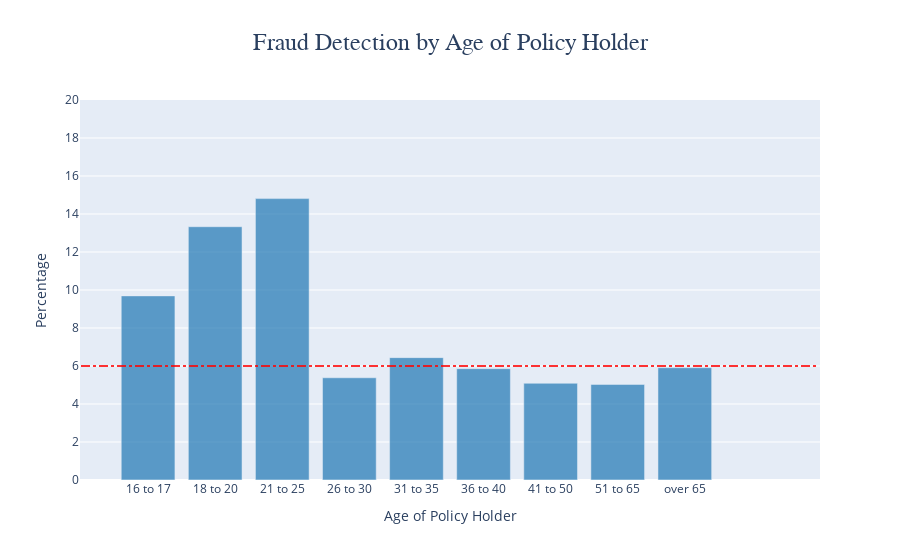

The code cell stored with this chart in its notebook:
### Code cell
df_fraud = df[df['FraudFound_P'] == 1]
df_non_fraud = df[df['FraudFound_P'] == 0]

df_counts_ageofpolicyholder = df['AgeOfPolicyHolder'].value_counts().sort_index()
df_counts_fraud_ = df_fraud['AgeOfPolicyHolder'].value_counts().sort_index()

df_percentages_fraud_ = round((df_counts_fraud_ / df_counts_ageofpolicyholder) * 100, 2)

# Bar Chart
fig = go.Figure()

fig.add_trace(go.Bar(x=df_percentages_fraud_.index, y=df_percentages_fraud_.values,
    marker_color='rgba(31, 119, 180, 0.7)'))

fig.update_layout(
    title={
        'text': 'Fraud Detection by Age of Policy Holder',
        'x':0.5,
        'font': {'family': "Arial, sans-serif", 'size': 24}
    })

fig.update_layout(
    xaxis=dict(title='Age of Policy Holder'), yaxis=dict(title='Percentage', range=[0, 20], dtick=2), legend=dict(title='Outcome'))

fig.add_shape(
    type="line",
    x0=-1,
    y0=6,
    x1=10,
    y1=6,
    line=dict(
        color="rgba(255, 0, 0, 0.8)",
        width=2,
        dash="dashdot",
    ),
)

fig.show()

### Figure 1 — Plotly figure (JSON) as saved in the notebook; plotly's stock layout.template omitted (floating-point values rounded to 4 significant figures)
{"data": [{"marker": {"color": "rgba(31, 119, 180, 0.7)"}, "type": "bar", "x": ["16 to 17", "18 to 20", "21 to 25", "26 to 30", "31 to 35", "36 to 40", "41 to 50", "51 to 65", "over 65"], "y": [9.69, 13.33, 14.81, 5.38, 6.44, 5.86, 5.09, 5.03, 5.91]}], "layout": {"autosize": true, "legend": {"title": {"text": "Outcome"}}, "shapes": [{"line": {"color": "rgba(255, 0, 0, 0.8)", "dash": "dashdot", "width": 2}, "type": "line", "x0": -1, "x1": 10, "y0": 6, "y1": 6}], "title": {"font": {"family": "Arial, sans-serif", "size": 24}, "text": "Fraud Detection by Age of Policy Holder", "x": 0.5}, "xaxis": {"autorange": true, "range": [-1.013, 10.01], "title": {"text": "Age of Policy Holder"}, "type": "category"}, "yaxis": {"dtick": 2, "range": [0, 20], "title": {"text": "Percentage"}, "type": "linear"}}}
